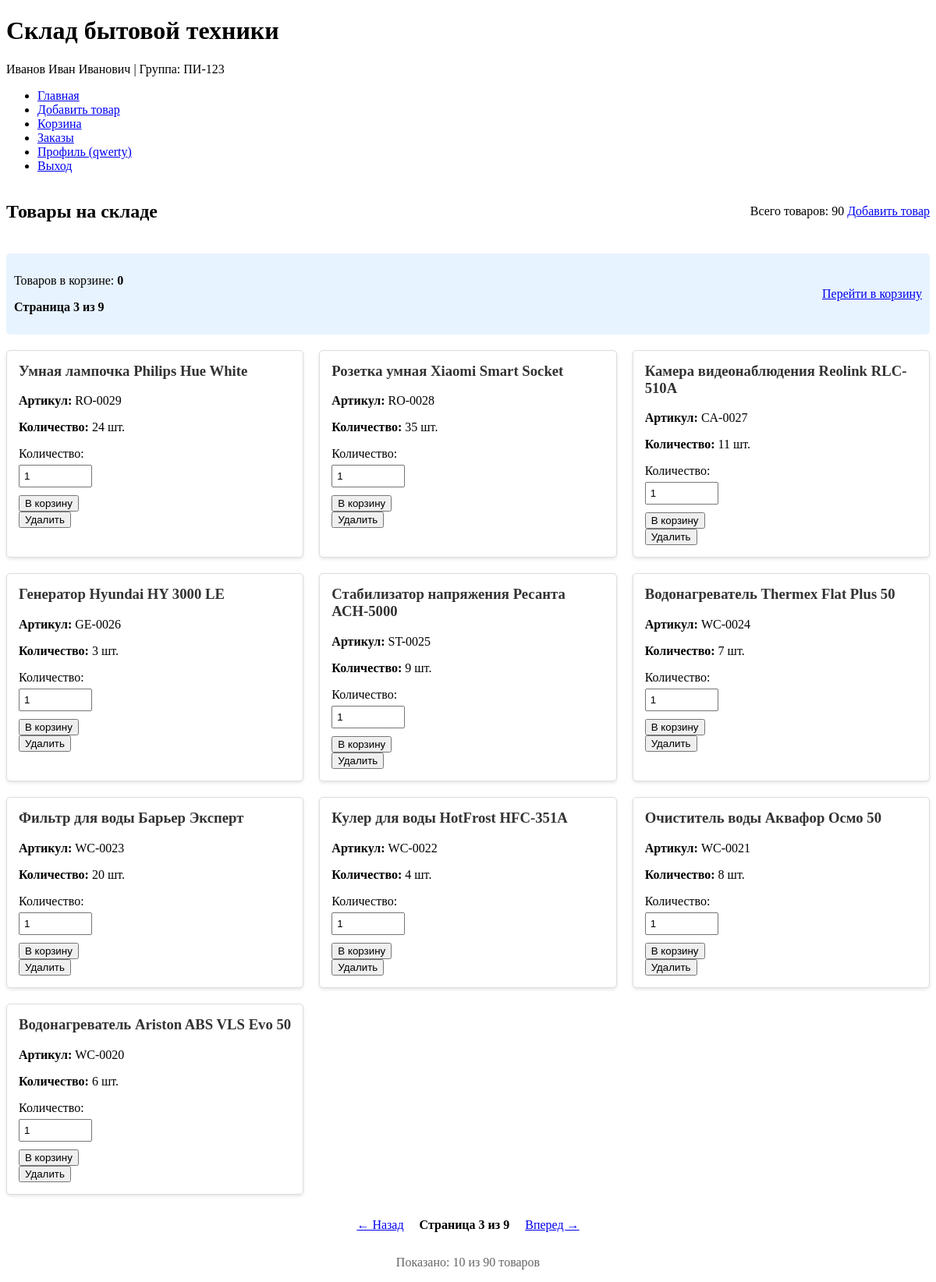
The app's page /?page=3 (signed in) with its own data.
### models/models.py (models this page shows, shortened)
class User(db.Model):
    id = db.Column(db.Integer, primary_key=True)
    username = db.Column(db.String(80), unique=True, nullable=False)
    password_hash = db.Column(db.String(120), nullable=False)
    role = db.Column(db.String(20), default='storekeeper')  # Для возможного расширения

class Product(db.Model):
    id = db.Column(db.Integer, primary_key=True)
    article = db.Column(db.String(50), unique=True, nullable=False)
    name = db.Column(db.String(200), nullable=False)
    quantity = db.Column(db.Integer, nullable=False, default=0)
    orders = db.relationship('OrderItem', backref='product', lazy=True)

### app.py (the view)
@app.route('/')
@login_required
def index():
    page = request.args.get('page', 1, type=int)
    per_page = app.config['ITEMS_PER_PAGE']  # 50 товаров на странице
    pagination = Product.query.order_by(Product.id.desc()).paginate(
        page=page, per_page=per_page, error_out=False
    )
    products = pagination.items
    cart_count = sum(session.get('cart', {}).values()) if 'cart' in session else 0
    return render_template('index.html',
                         products=products,
                         pagination=pagination,
                         cart_count=cart_count)

### app.py (called while the page is built)
def login_required(f):
    @wraps(f)
    def decorated_function(*args, **kwargs):
        if 'user_id' not in session:
            return redirect(url_for('login', next=request.url))
        return f(*args, **kwargs)
    return decorated_function

@app.context_processor
def inject_user_info():
    student_info = {
        'fio': 'Иванов Иван Иванович',
        'group': 'ПИ-123'
    }
    user_info = {}
    if 'user_id' in session:
        user = User.query.get(session['user_id'])
        if user:
            user_info = {
                'username': user.username,
                'role': user.role
            }
    return dict(student_info=student_info, user_info=user_info)

### templates/index.html (shortened to what this page needs)
{% extends "base.html" %}
{% block content %}
<div class="page-header">
    <h2>Товары на складе</h2>
    <div class="header-actions">
        <span class="total-products">Всего товаров: {{ pagination.total }}</span>
        <a href="{{ url_for('add_product') }}" class="btn">Добавить товар</a>
    </div>
</div>
<div class="cart-info">
    <div>
        <p>Товаров в корзине: <strong>{{ cart_count }}</strong></p>
        <p class="page-info">Страница {{ pagination.page }} из {{ pagination.pages }}</p>
    </div>
    <a href="{{ url_for('view_cart') }}" class="btn btn-secondary">Перейти в корзину</a>
</div>
<div class="products-grid">
    {% for product in products %}
    <div class="product-card">
        <h3>{{ product.name }}</h3>
        <p><strong>Артикул:</strong> {{ product.article }}</p>
        <p><strong>Количество:</strong> {{ product.quantity }} шт.</p>
        {% if product.quantity > 0 %}
        <form method="POST" action="{{ url_for('add_to_cart') }}">
            <div class="quantity-control">
                <label for="quantity_{{ product.id }}">Количество:</label>
                <input type="number" name="quantity" id="quantity_{{ product.id }}"
                       value="1" min="1" max="{{ product.quantity }}" required>
            </div>
            <button type="submit" class="btn btn-primary">В корзину</button>
        </form>
        {% else %}
        <p class="out-of-stock">Нет в наличии</p>
        {% endif %}
        <form action="{{ url_for('delete_product', product_id=product.id) }}" method="POST" style="display: inline;">
            <button type="submit" class="btn btn-danger btn-sm"
                    onclick="return confirm('Вы уверены, что хотите удалить этот товар?')">
                Удалить
            </button>
        </form>
    </div>
    {% endfor %}
</div>
{% if pagination.pages > 1 %}
<div class="pagination">
    {% if pagination.has_prev %}
    <a href="{{ url_for('index', page=pagination.prev_num) }}" class="btn">← Назад</a>
    {% endif %}
    <span class="page-info">Страница {{ pagination.page }} из {{ pagination.pages }}</span>
    {% if pagination.has_next %}
    <a href="{{ url_for('index', page=pagination.next_num) }}" class="btn">Вперед →</a>
    {% endif %}
</div>
{% endif %}
<div class="pagination-info">
    <p>Показано: {{ products|length }} из {{ pagination.total }} товаров</p>
</div>
{% endblock %}

### templates/layout/navbar.html (shortened to what this page needs)
<nav class="navbar">
    <div class="container">
        <ul class="nav-menu">
            {% if user_info %}
                <li><a href="{{ url_for('index') }}">Главная</a></li>
                <li><a href="{{ url_for('add_product') }}">Добавить товар</a></li>
                <li><a href="{{ url_for('view_cart') }}">Корзина
                </a></li>
                <li><a href="{{ url_for('view_orders') }}">Заказы</a></li>
                <li><a href="{{ url_for('profile') }}">Профиль ({{ user_info.username }})</a></li>
                <li><a href="{{ url_for('logout') }}">Выход</a></li>
            {% else %}
                <li><a href="{{ url_for('login') }}">Вход</a></li>
                <li><a href="{{ url_for('register') }}">Регистрация</a></li>
            {% endif %}
        </ul>
    </div>
</nav>

### static/css/style.css (style rules this page uses)
.page-header { display: flex; justify-content: space-between; align-items: center; margin-bottom: 20px; }
.products-grid { display: grid; grid-template-columns: repeat(auto-fill, minmax(300px, 1fr)); gap: 20px; margin: 20px 0; }
.product-card { border: 1px solid #ddd; border-radius: 5px; padding: 15px; background-color: #fff; box-shadow: 0 2px 4px rgba(0,0,0,0.1); }
.product-card h3 { margin-top: 0; color: #333; }
.quantity-control { margin: 10px 0; }
.quantity-control label { display: block; margin-bottom: 5px; }
.quantity-control input { width: 80px; padding: 5px; }
.pagination { display: flex; justify-content: center; align-items: center; gap: 15px; margin-top: 30px; }
.cart-info { padding: 10px; background-color: #e7f3ff; border-radius: 5px; margin-bottom: 20px; display: flex; justify-content: space-between; align-items: center; }

### templates/index.html (style rules this page uses)
.pagination { display: flex; justify-content: center; align-items: center; gap: 20px; margin: 30px 0; }
.page-info { font-weight: bold; }
.pagination-info { text-align: center; color: #666; margin-top: 20px; }

### records on screen
User: username "qwerty"
Product: name "Умная лампочка Philips Hue White", article "RO-0029", quantity "24"
Product: name "Розетка умная Xiaomi Smart Socket", article "RO-0028", quantity "35"
Product: name "Камера видеонаблюдения Reolink RLC-510A", article "CA-0027", quantity "11"
Product: name "Генератор Hyundai HY 3000 LE", article "GE-0026", quantity "3"
Product: name "Стабилизатор напряжения Ресанта АСН-5000", article "ST-0025", quantity "9"
Product: name "Водонагреватель Thermex Flat Plus 50", article "WC-0024", quantity "7"
Product: name "Фильтр для воды Барьер Эксперт", article "WC-0023", quantity "20"
Product: name "Кулер для воды HotFrost HFC-351A", article "WC-0022", quantity "4"
Product: name "Очиститель воды Аквафор Осмо 50", article "WC-0021", quantity "8"
Product: name "Водонагреватель Ariston ABS VLS Evo 50", article "WC-0020", quantity "6"

### other values on screen
{{ student_info.fio }} "Иванов Иван Иванович"
{{ student_info.group }} "ПИ-123"
{{ pagination.total }} "90"
{{ cart_count }} "0"
{{ pagination.page }} "3"
{{ pagination.pages }} "9"
{{ products|length }} "10"
